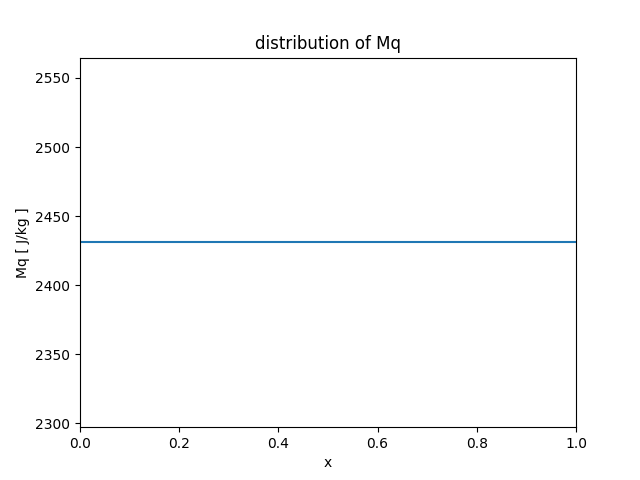

Write the Python code that produced this figure.
#!/usr/bin/env python3
# -*- coding: utf-8 -*-

## for small SST

import numpy as np
from matplotlib import pyplot as plt

## parameter
g = 9.80665
Ms0 = 3017.0
Mq0 = 2431.0
Msp = 0.0435
Mqp = 0.0507
E0 = 125.0
R0 = 150.0
a = 28.0
r = 0.2
cr = 0.0038
a1 = 2.32
a2 = 10.8
pi = np.pi
dx = 0.001
xmax = 1000

## changable parameter
dsst = 2.0
T = 0.0

## varible
q = 0.0
fc = 0.0

Mq = Mq0 + Mqp*T
out = np.array([Mq]*xmax)
xnum = np.arange(0, 1, dx)
#print(fig.shape)
plt.plot(xnum,out)
plt.xlim(0.0, 1.0)
plt.title("distribution of Mq")
plt.xlabel("x")
plt.ylabel("Mq [ J/kg ]")
plt.show()
